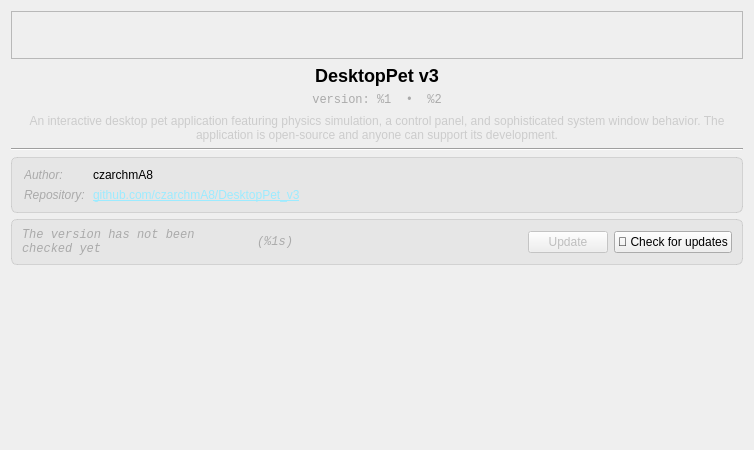
          <widget class="QWidget" name="scrollAreaWidgetContents_2">
           <property name="geometry">
            <rect>
             <x>0</x>
             <y>0</y>
             <width>754</width>
             <height>450</height>
            </rect>
           </property>
           <layout class="QVBoxLayout" name="verticalLayout_22">
            <item>
             <widget class="BannerLabel" name="label_app_banner">
              <property name="styleSheet">
               <string notr="true">font-size: 40px;</string>
              </property>
              <property name="frameShape">
               <enum>QFrame::Shape::StyledPanel</enum>
              </property>
              <property name="text">
               <string/>
              </property>
              <property name="alignment">
               <set>Qt::AlignmentFlag::AlignCenter</set>
              </property>
             </widget>
            </item>
            <item>
             <widget class="QLabel" name="label_app_name">
              <property name="styleSheet">
               <string notr="true">font-size: 18px; font-weight: 600;</string>
              </property>
              <property name="text">
               <string notr="true">DesktopPet v3</string>
              </property>
              <property name="alignment">
               <set>Qt::AlignmentFlag::AlignCenter</set>
              </property>
             </widget>
            </item>
            <item>
             <widget class="QLabel" name="label_app_version">
              <property name="styleSheet">
               <string notr="true">color: #aaa; font-family: monospace; padding: 1px 8px;</string>
              </property>
              <property name="text">
               <string>version: %1  •  %2</string>
              </property>
              <property name="alignment">
               <set>Qt::AlignmentFlag::AlignCenter</set>
              </property>
             </widget>
            </item>
            <item>
             <widget class="QLabel" name="label_app_description">
              <property name="styleSheet">
               <string notr="true">color: #ccc;</string>
              </property>
              <property name="text">
               <string>An interactive desktop pet application featuring physics simulation, a control panel, and sophisticated system window behavior. The application is open-source and anyone can support its development.</string>
              </property>
              <property name="alignment">
               <set>Qt::AlignmentFlag::AlignCenter</set>
              </property>
              <property name="wordWrap">
               <bool>true</bool>
              </property>
              <property name="margin">
               <number>4</number>
              </property>
             </widget>
            </item>
            <item>
             <widget class="Line" name="line_info_sep_top">
              <property name="orientation">
               <enum>Qt::Orientation::Horizontal</enum>
              </property>
             </widget>
            </item>
            <item>
             <widget class="QFrame" name="frame_app_details">
              <property name="styleSheet">
               <string notr="true">QFrame#frame_app_details {
  background-color: rgba(127, 127, 127, 20);
  border: 1px solid rgba(127, 127, 127, 60);
  border-radius: 6px;
}</string>
              </property>
              <property name="frameShape">
               <enum>QFrame::Shape::StyledPanel</enum>
              </property>
              <layout class="QFormLayout" name="formLayout_app_details">
               <property name="horizontalSpacing">
                <number>8</number>
               </property>
               <property name="verticalSpacing">
                <number>6</number>
               </property>
               <property name="leftMargin">
                <number>12</number>
               </property>
               <property name="topMargin">
                <number>10</number>
               </property>
               <property name="rightMargin">
                <number>12</number>
               </property>
               <property name="bottomMargin">
                <number>10</number>
               </property>
               <item row="0" column="0">
                <widget class="QLabel" name="label_app_author_title">
                 <property name="styleSheet">
                  <string notr="true">color: #aaa; font-style: italic;</string>
                 </property>
                 <property name="text">
                  <string>Author:</string>
                 </property>
                </widget>
               </item>
               <item row="0" column="1">
                <widget class="QLabel" name="label_app_author">
                 <property name="text">
                  <string notr="true">czarchmA8</string>
                 </property>
                </widget>
               </item>
               <item row="1" column="0">
                <widget class="QLabel" name="label_app_repository_title">
                 <property name="styleSheet">
                  <string notr="true">color: #aaa; font-style: italic;</string>
                 </property>
                 <property name="text">
                  <string>Repository:</string>
                 </property>
                </widget>
               </item>
               <item row="1" column="1">
                <widget class="QLabel" name="label_app_respository">
                 <property name="text">
                  <string notr="true">&lt;html&gt;&lt;head/&gt;&lt;body&gt;&lt;p&gt;&lt;a href=&quot;https://github.com/czarchmA8/DesktopPet_v3&quot;&gt;&lt;span style=&quot; text-decoration: underline; color:#9cebff;&quot;&gt;github.com/czarchmA8/DesktopPet_v3&lt;/span&gt;&lt;/a&gt;&lt;/p&gt;&lt;/body&gt;&lt;/html&gt;</string>
                 </property>
                 <property name="openExternalLinks">
                  <bool>true</bool>
                 </property>
                </widget>
               </item>
              </layout>
             </widget>
            </item>
            <item>
             <widget class="QFrame" name="frame_updates">
              <property name="sizePolicy">
               <sizepolicy hsizetype="Preferred" vsizetype="Preferred">
                <horstretch>0</horstretch>
                <verstretch>0</verstretch>
               </sizepolicy>
              </property>
              <property name="styleSheet">
               <string notr="true">QFrame#frame_updates {
  background-color: rgba(127, 127, 127, 20);
  border: 1px solid rgba(127, 127, 127, 60);
  border-radius: 6px;
}</string>
              </property>
              <property name="frameShape">
               <enum>QFrame::Shape::StyledPanel</enum>
              </property>
              <layout class="QHBoxLayout" name="horizontalLayout_info_updates">
               <property name="leftMargin">
                <number>10</number>
               </property>
               <property name="topMargin">
                <number>8</number>
               </property>
               <property name="rightMargin">
                <number>10</number>
               </property>
               <property name="bottomMargin">
                <number>8</number>
               </property>
               <item>
                <widget class="QLabel" name="label_check_for_updates">
                 <property name="sizePolicy">
                  <sizepolicy hsizetype="Expanding" vsizetype="Preferred">
                   <horstretch>0</horstretch>
                   <verstretch>0</verstretch>
                  </sizepolicy>
                 </property>
                 <property name="styleSheet">
                  <string notr="true">color: #aaa; font-style: italic; font-family: monospace;</string>
                 </property>
                 <property name="text">
                  <string notr="true">The version has not been checked yet</string>
                 </property>
                 <property name="wordWrap">
                  <bool>true</bool>
                 </property>
                </widget>
               </item>
               <item>
                <widget class="QLabel" name="label_check_for_updates_time">
                 <property name="styleSheet">
                  <string notr="true">color: #aaa; font-style: italic; font-family: monospace;</string>
                 </property>
                 <property name="text">
                  <string extracomment="%1 seconds elapsed or try again in %1 seconds">(%1s)</string>
                 </property>
                </widget>
               </item>
               <item>
                <spacer name="horizontalSpacer_info_updates">
                 <property name="orientation">
                  <enum>Qt::Orientation::Horizontal</enum>
                 </property>
                 <property name="sizeHint" stdset="0">
                  <size>
                   <width>40</width>
                   <height>20</height>
                  </size>
                 </property>
                </spacer>
               </item>
               <item>
                <widget class="QPushButton" name="pushButton_update_application">
                 <property name="enabled">
                  <bool>false</bool>
                 </property>
                 <property name="sizePolicy">
                  <sizepolicy hsizetype="Maximum" vsizetype="Fixed">
                   <horstretch>0</horstretch>
                   <verstretch>0</verstretch>
                  </sizepolicy>
                 </property>
                 <property name="toolTip">
                  <string>Updates the application to the latest version</string>
                 </property>
                 <property name="text">
                  <string>Update</string>
                 </property>
                </widget>
               </item>
               <item>
                <widget class="QPushButton" name="pushButton_check_for_updates">
                 <property name="sizePolicy">
                  <sizepolicy hsizetype="Maximum" vsizetype="Fixed">
                   <horstretch>0</horstretch>
                   <verstretch>0</verstretch>
                  </sizepolicy>
                 </property>
                 <property name="toolTip">
                  <string>Checks for the availability of a new version of the application.</string>
                 </property>
                 <property name="text">
                  <string>🔄 Check for updates</string>
                 </property>
                </widget>
               </item>
              </layout>
             </widget>
            </item>
            <item>
             <spacer name="verticalSpacer_2">
              <property name="orientation">
               <enum>Qt::Orientation::Vertical</enum>
              </property>
              <property name="sizeHint" stdset="0">
               <size>
                <width>20</width>
                <height>40</height>
               </size>
              </property>
             </spacer>
            </item>
           </layout>
          </widget>
